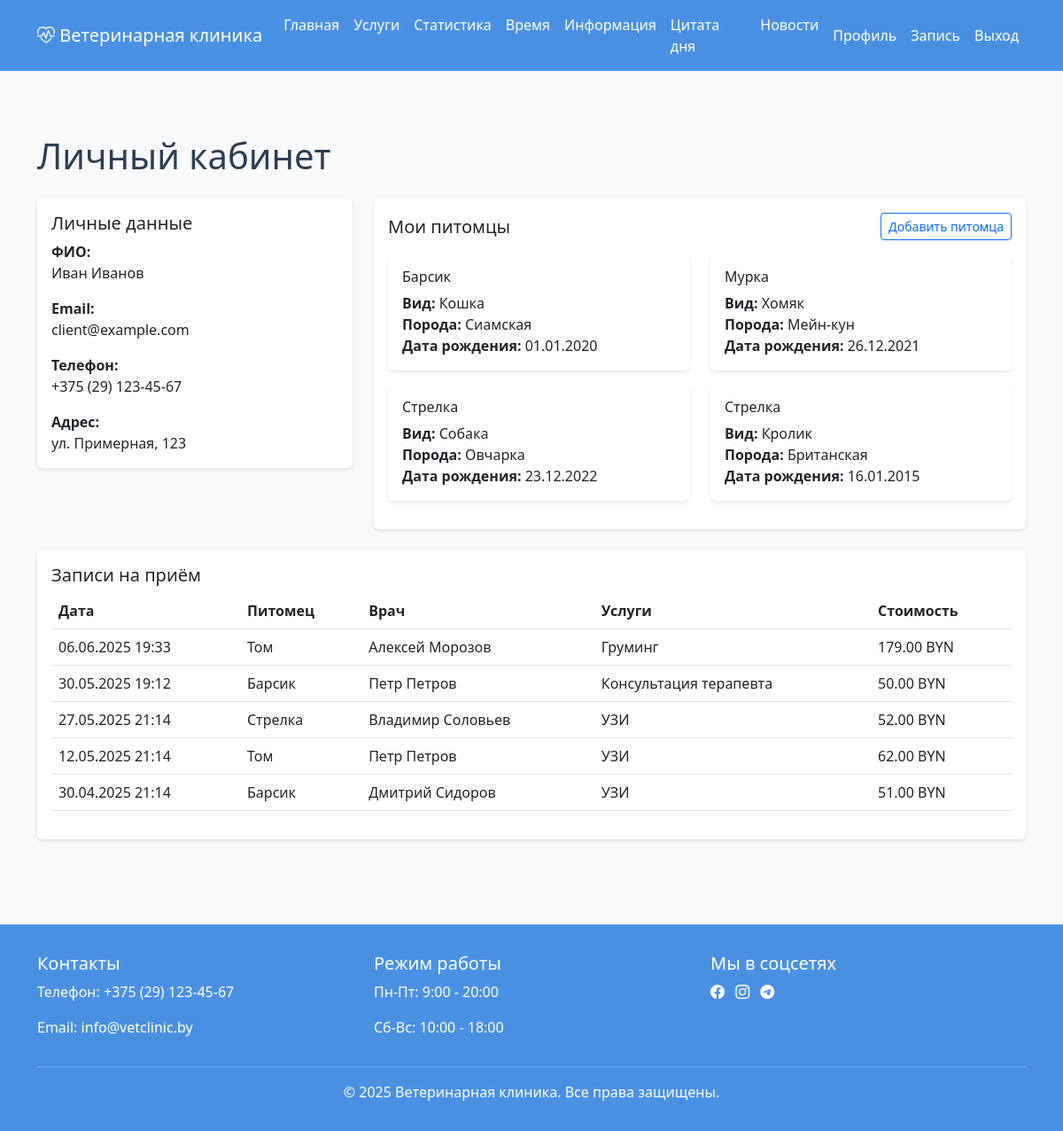
/client/ (signed in), run on the app's committed database.
### main/models.py (models this page shows, shortened)
class Client(models.Model):
    user = models.OneToOneField(User, on_delete=models.CASCADE, verbose_name='Пользователь')
    birth_date = models.DateField(validators=[validate_adult], verbose_name='Дата рождения')
    address = models.CharField(max_length=255, verbose_name='Адрес')
    phone = models.CharField(max_length=20, validators=[validate_phone], help_text='Формат: +375 (29) XXX-XX-XX', verbose_name='Телефон')
    created_at = models.DateTimeField(auto_now_add=True, verbose_name='Добавлено', null=True, blank=True)
    updated_at = models.DateTimeField(auto_now=True, verbose_name='Изменено', null=True, blank=True)
    class Meta:
        verbose_name = 'Клиент'
        verbose_name_plural = 'Клиенты'

class Pet(models.Model):
    client = models.ForeignKey(Client, on_delete=models.CASCADE, related_name='pets', verbose_name='Владелец')
    name = models.CharField(max_length=100, verbose_name='Кличка')
    species = models.CharField(max_length=50, verbose_name='Вид')
    breed = models.CharField(max_length=50, blank=True, verbose_name='Порода')
    birth_date = models.DateField(verbose_name='Дата рождения')
    created_at = models.DateTimeField(auto_now_add=True, verbose_name='Добавлено', null=True, blank=True)
    updated_at = models.DateTimeField(auto_now=True, verbose_name='Изменено', null=True, blank=True)
    class Meta:
        verbose_name = 'Домашнее животное'
        verbose_name_plural = 'Домашние животные'

class Appointment(models.Model):
    client = models.ForeignKey(Client, on_delete=models.CASCADE, verbose_name='Клиент')
    pet = models.ForeignKey(Pet, on_delete=models.CASCADE, verbose_name='Пациент')
    doctor = models.ForeignKey(Doctor, on_delete=models.SET_NULL, null=True, verbose_name='Врач')
    services = models.ManyToManyField(Service, verbose_name='Услуги')
    date = models.DateTimeField(verbose_name='Дата и время')
    diagnosis = models.TextField(blank=True, null=True, verbose_name='Диагноз')
    promo_code = models.ForeignKey('PromoCode', on_delete=models.SET_NULL, null=True, blank=True, verbose_name='Промокод')
    created_at = models.DateTimeField(auto_now_add=True, verbose_name='Добавлено', null=True, blank=True)
    updated_at = models.DateTimeField(auto_now=True, verbose_name='Изменено', null=True, blank=True)
    total_price = models.DecimalField(max_digits=10, decimal_places=2, default=0, verbose_name='Итоговая стоимость')
    class Meta:
        verbose_name = 'Посещение'
        verbose_name_plural = 'Посещения'

class Doctor(models.Model):
    user = models.OneToOneField(User, on_delete=models.CASCADE, verbose_name='Пользователь')
    category = models.ForeignKey(DoctorCategory, on_delete=models.SET_NULL, null=True, verbose_name='Категория')
    department = models.ForeignKey(Department, on_delete=models.SET_NULL, null=True, verbose_name='Отделение')
    specializations = models.ManyToManyField(Specialization, blank=True, verbose_name='Специализации')
    birth_date = models.DateField(validators=[validate_adult], verbose_name='Дата рождения')
    created_at = models.DateTimeField(auto_now_add=True, verbose_name='Добавлено', null=True, blank=True)
    updated_at = models.DateTimeField(auto_now=True, verbose_name='Изменено', null=True, blank=True)
    class Meta:
        verbose_name = 'Врач'
        verbose_name_plural = 'Врачи'

class Service(models.Model):
    name = models.CharField(max_length=100, verbose_name='Название')
    price = models.DecimalField(max_digits=8, decimal_places=2, verbose_name='Цена')
    description = models.TextField(verbose_name='Описание')
    category = models.CharField(max_length=100, verbose_name='Категория услуги')
    created_at = models.DateTimeField(auto_now_add=True, verbose_name='Добавлено', null=True, blank=True)
    updated_at = models.DateTimeField(auto_now=True, verbose_name='Изменено', null=True, blank=True)
    class Meta:
        verbose_name = 'Услуга'
        verbose_name_plural = 'Услуги'

### main/views.py (the view)
# urls.py: path('client/', views.client_detail, name='client_detail'),
@login_required
def client_detail(request):
    if request.user.is_staff:
        return render(request, 'main/admin_profile.html')
    try:
        client = Client.objects.get(user=request.user)
        pets = Pet.objects.filter(client=client)
        appointments = Appointment.objects.filter(client=client).order_by('-date')
        return render(request, 'main/client_detail.html', {
            'client': client,
            'pets': pets,
            'appointments': appointments
        })
    except Client.DoesNotExist:
        messages.error(request, 'Профиль клиента не найден')
        return redirect('index')

### main/templates/main/client_detail.html (shortened to what this page needs)
{% extends 'base.html' %}
{% block content %}
<div class="container py-5">
    <h1 class="mb-4">Личный кабинет</h1>
    <div class="row">
        <div class="col-md-4 mb-4">
            <div class="card">
                <div class="card-body">
                    <h5 class="card-title">Личные данные</h5>
                    <p class="card-text">
                        <strong>ФИО:</strong><br>
                        {{ client.user.get_full_name }}
                    </p>
                    <p class="card-text">
                        <strong>Email:</strong><br>
                        {{ client.user.email }}
                    </p>
                    <p class="card-text">
                        <strong>Телефон:</strong><br>
                        {{ client.phone }}
                    </p>
                    <p class="card-text">
                        <strong>Адрес:</strong><br>
                        {{ client.address }}
                    </p>
                </div>
            </div>
        </div>
        <div class="col-md-8 mb-4">
            <div class="card">
                <div class="card-body">
                    <div class="d-flex justify-content-between align-items-center mb-3">
                        <h5 class="card-title mb-0">Мои питомцы</h5>
                        <a href="{% url 'pet_create' %}" class="btn btn-sm btn-outline-primary">Добавить питомца</a>
                    </div>
                    {% if pets %}
                    <div class="row">
                        {% for pet in pets %}
                        <div class="col-md-6 mb-3">
                            <div class="card">
                                <div class="card-body">
                                    <h6 class="card-title">{{ pet.name }}</h6>
                                    <p class="card-text">
                                        <strong>Вид:</strong> {{ pet.species }}<br>
                                        <strong>Порода:</strong> {{ pet.breed }}<br>
                                        <strong>Дата рождения:</strong> {{ pet.birth_date|date:"d.m.Y" }}
                                    </p>
                                </div>
                            </div>
                        </div>
                        {% endfor %}
                    </div>
                    {% else %}
                    <p class="text-muted">У вас пока нет питомцев</p>
                    {% endif %}
                </div>
            </div>
        </div>
        <div class="col-12">
            <div class="card">
                <div class="card-body">
                    <h5 class="card-title">Записи на приём</h5>
                    {% if appointments %}
                    <div class="table-responsive">
                        <table class="table">
                            <thead>
                                <tr>
                                    <th>Дата</th>
                                    <th>Питомец</th>
                                    <th>Врач</th>
                                    <th>Услуги</th>
                                    <th>Стоимость</th>
                                </tr>
                            </thead>
                            <tbody>
                                {% for appointment in appointments %}
                                <tr>
                                    <td>{{ appointment.date|date:"d.m.Y H:i" }}</td>
                                    <td>{{ appointment.pet.name }}</td>
                                    <td>{{ appointment.doctor.user.get_full_name }}</td>
                                    <td>
                                        {% for service in appointment.services.all %}
                                        {{ service.name }}{% if not forloop.last %}, {% endif %}
                                        {% endfor %}
                                    </td>
                                    <td>{{ appointment.total_price }} BYN</td>
                                </tr>
                                {% endfor %}
                            </tbody>
                        </table>
                    </div>
                    {% else %}
                    <p class="text-muted">У вас пока нет записей на приём</p>
                    {% endif %}
                </div>
            </div>
        </div>
    </div>
</div>
{% endblock %}

### templates/base.html (style rules this page uses)
:root { --primary-color: #4a90e2; --secondary-color: #f39c12; --accent-color: #2ecc71; --background-color: #f8f9fa; --text-color: #2c3e50; }
body { background-color: var(--background-color); color: var(--text-color); }
.card { border: none; box-shadow: 0 2px 4px rgba(0,0,0,0.1); transition: transform 0.3s ease; }

### data on the page
Client: user.get_full_name "Иван Иванов", user.email "client@example.com", phone "+375 (29) 123-45-67", address "ул. Примерная, 123"
Pet: name "Барсик", species "Кошка", breed "Сиамская", birth_date "01.01.2020"
Pet: name "Мурка", species "Хомяк", breed "Мейн-кун", birth_date "26.12.2021"
Pet: name "Стрелка", species "Собака", breed "Овчарка", birth_date "23.12.2022"
Pet: name "Стрелка", species "Кролик", breed "Британская", birth_date "16.01.2015"
Appointment: date "06.06.2025 19:33", pet.name "Том", doctor.user.get_full_name "Алексей Морозов", total_price "179.00"
Service: name "Груминг"
Appointment: date "30.05.2025 19:12", pet.name "Барсик", doctor.user.get_full_name "Петр Петров", total_price "50.00"
Service: name "Консультация терапевта"
Appointment: date "27.05.2025 21:14", pet.name "Стрелка", doctor.user.get_full_name "Владимир Соловьев", total_price "52.00"
Service: name "УЗИ"
Appointment: date "12.05.2025 21:14", pet.name "Том", doctor.user.get_full_name "Петр Петров", total_price "62.00"
Appointment: date "30.04.2025 21:14", pet.name "Барсик", doctor.user.get_full_name "Дмитрий Сидоров", total_price "51.00"
